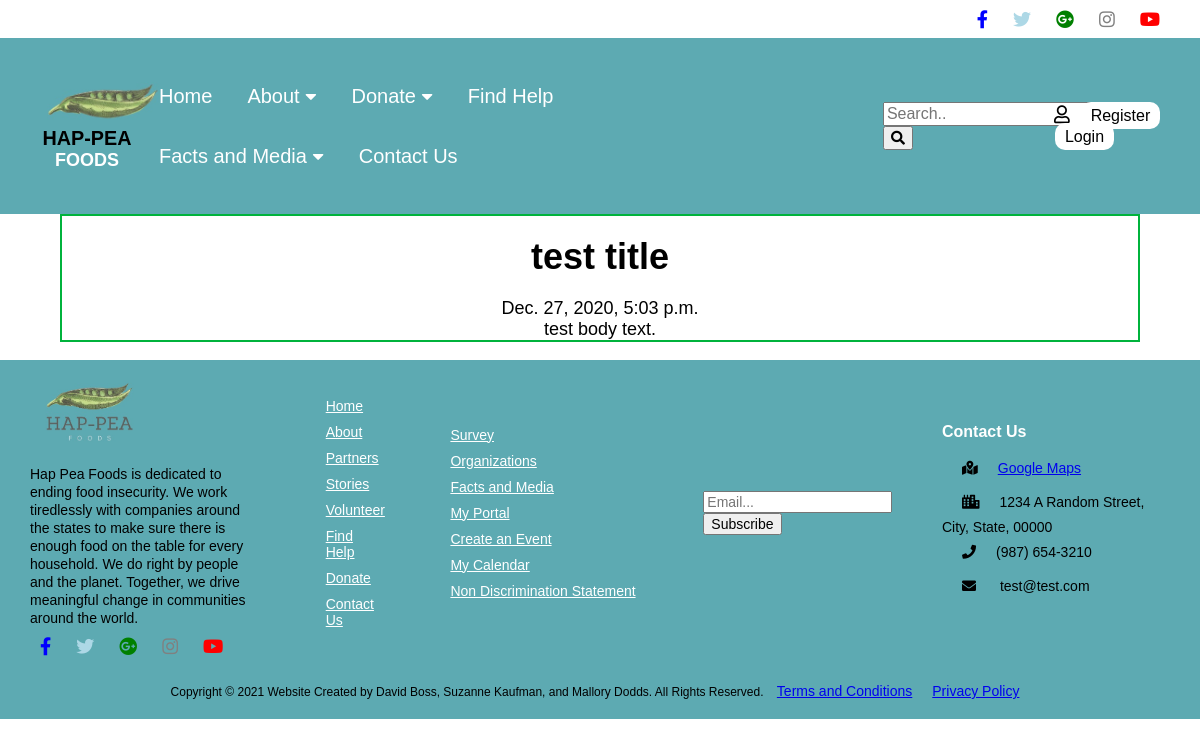
Page /stories/test/ on the committed database.
### stories/models.py (models this page shows, shortened)
class Story(models.Model):
    title = models.CharField(max_length=100)
    slug = models.SlugField()
    body = models.TextField()
    date = models.DateTimeField(auto_now_add=True)

### stories/views.py (the view)
# urls.py: url(r'^(?P<slug>[\w-]+)/$', views.story_detail, name="detail"),
def story_detail(request, slug):
    story = Story.objects.get(slug=slug)
    return render(request, 'stories/story_detail.html', {'story':story})

### stories/templates/stories/story_detail.html (shortened to what this page needs)
{% extends 'base_layout.html' %}
{% block content %}
<div class="story-detail">
  <div class= "story">
    <h1>{{story.title}}</h1>
      <p>{{story.date}}</p>
      <p>{{story.body}}</p>
    </div>
</div>
{% endblock %}

### static/styles.css (style rules this page uses)
* { margin: 0; font-family: Arial, Helvetica, sans-serif; font-size: 18px; }
.wrapper_container h1 { text align: center; margin: 100px auto; font-size: 2.4em; }
.story { padding: 10px; border: 2px solid #00b33c; position: relative; padding-bottom: 40px; }
.story-detail .story { padding: 0; }
.story-detail .story h1 { text-align: center; margin: 20px auto; font-size: 2em; }
.story-detail .story p { text-align: center; }

### rows in the picture
Story: title "test title", date "Dec. 27, 2020, 5:03 p.m.", body "test body text."
